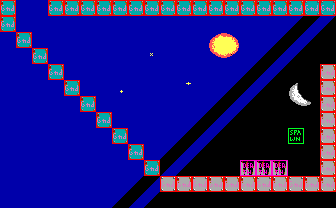

Tiled map render using the project's own tile images. Description and the whole map definition, tile-layer contents included, below:
An orthogonal 21x13 tile map with 16x16 px tiles, 2 tile layers (bg, col), 2 tilesets and 1 object (text).

<map version="1.5" tiledversion="1.5.0" orientation="orthogonal" renderorder="right-down" width="21" height="13" tilewidth="16" tileheight="16" infinite="0" nextlayerid="4" nextobjectid="12">
 <properties>
  <property name="guffin_gate" type="int" value="10" />
 </properties>
 <tileset firstgid="1" source="tileset.tsx" />
 <tileset firstgid="241" source="obj.tsx" />
 <layer id="1" name="bg" width="21" height="13">
  <data encoding="csv">
61,45,45,61,61,61,61,61,61,61,61,61,61,61,61,61,61,61,61,41,41,
61,45,45,45,45,45,45,45,45,45,45,45,45,45,45,45,45,45,36,16,36,
45,61,45,45,45,45,45,45,45,45,45,45,45,1,2,45,45,36,16,36,18,
45,45,61,45,45,45,45,45,45,23,45,45,45,21,22,45,36,16,36,18,18,
45,45,45,61,45,45,45,45,45,45,45,45,45,45,45,36,16,36,18,18,100,
45,45,45,45,61,45,45,24,45,45,45,3,45,45,36,16,36,18,19,18,100,
45,45,45,45,45,61,45,45,45,45,45,45,45,36,16,36,18,18,39,40,100,
45,45,45,45,45,45,61,45,45,45,45,45,36,16,36,18,18,18,18,18,100,
45,45,45,45,45,45,45,61,45,45,45,36,16,36,18,18,18,18,18,18,100,
45,45,45,45,45,45,45,45,61,45,36,16,36,18,18,18,18,18,18,18,100,
45,45,45,45,45,45,45,45,45,61,16,36,18,18,18,79,79,79,18,18,100,
45,45,45,45,45,45,45,45,36,16,80,100,80,100,100,100,80,100,80,100,100,
45,45,45,45,45,45,45,36,16,36,18,18,18,18,18,18,18,18,18,18,18
</data>
 </layer>
 <layer id="2" name="col" width="21" height="13">
  <data encoding="csv">
242,241,241,242,242,242,242,242,242,242,242,242,242,242,242,242,242,242,242,242,242,
242,241,241,241,241,241,241,241,241,241,241,241,241,241,241,241,241,241,241,241,241,
241,242,241,241,241,241,241,241,241,241,241,241,241,241,241,241,241,241,241,241,241,
241,241,242,241,241,241,241,241,241,241,241,241,241,241,241,241,241,241,241,241,241,
241,241,241,242,241,241,241,241,241,241,241,241,241,241,241,241,241,241,241,241,242,
241,241,241,241,242,241,241,241,241,241,241,241,241,241,241,241,241,241,241,241,242,
241,241,241,241,241,242,241,241,241,241,241,241,241,241,241,241,241,241,241,241,242,
241,241,241,241,241,241,242,241,241,241,241,241,241,241,241,241,241,241,241,241,242,
241,241,241,241,241,241,241,242,241,241,241,241,241,241,241,241,241,241,243,241,242,
241,241,241,241,241,241,241,241,242,241,241,241,241,241,241,241,241,241,241,241,242,
241,241,241,241,241,241,241,241,241,242,241,241,241,241,241,244,244,244,241,241,242,
241,241,241,241,241,241,241,241,241,241,242,242,242,242,242,242,242,242,242,242,242,
241,241,241,241,241,241,241,241,241,241,241,241,241,241,241,241,241,241,241,241,241
</data>
 </layer>
 <objectgroup id="3" name="obj">
  <object id="11" name="Shadow exit text" type="text" x="12.7331" y="131.69" width="87.166" height="30.5001">
   <properties>
    <property name="string_id" type="int" value="10" />
   </properties>
  </object>
 </objectgroup>
</map>